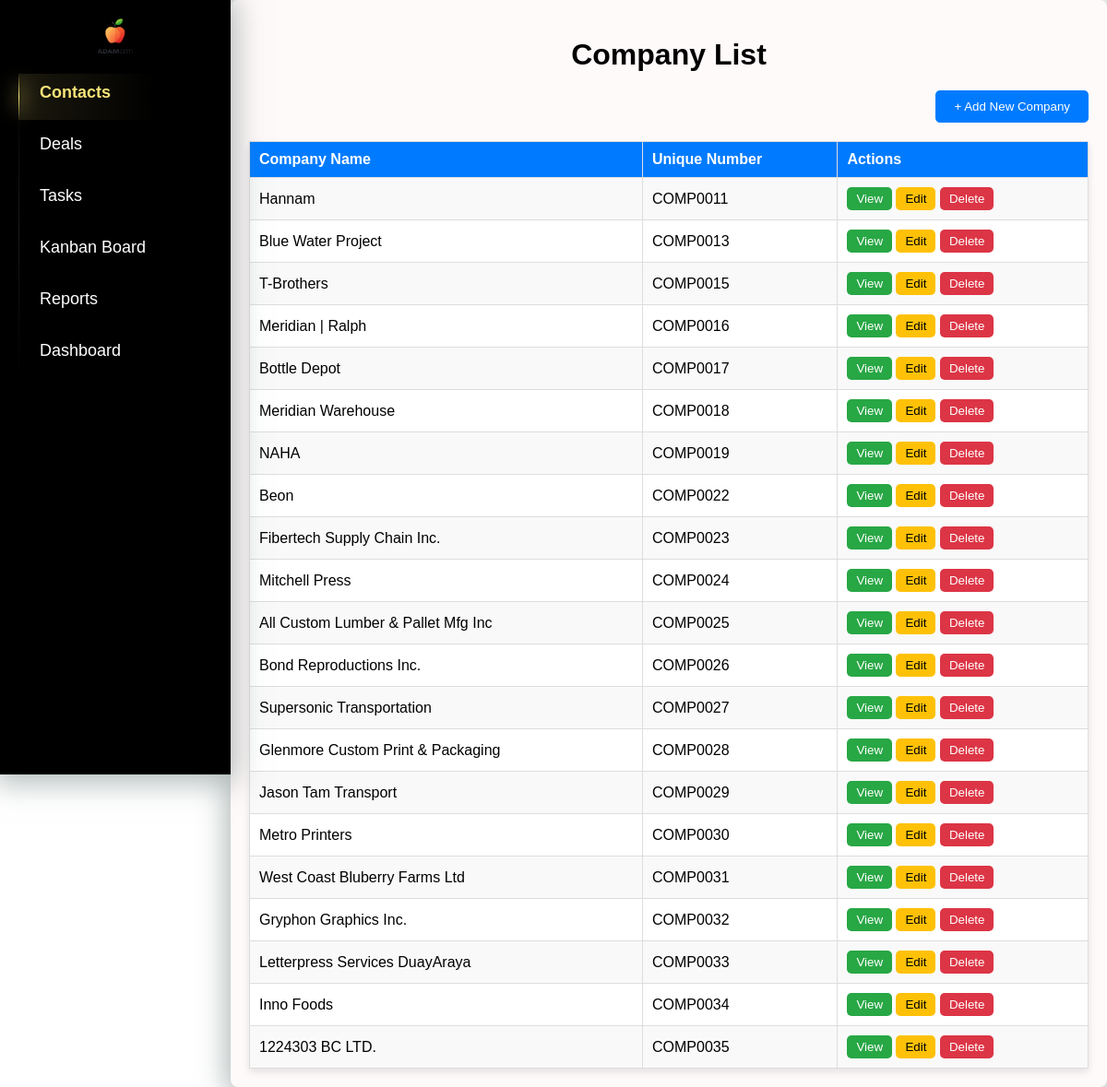
The page /companies/ on the database as committed earlier.
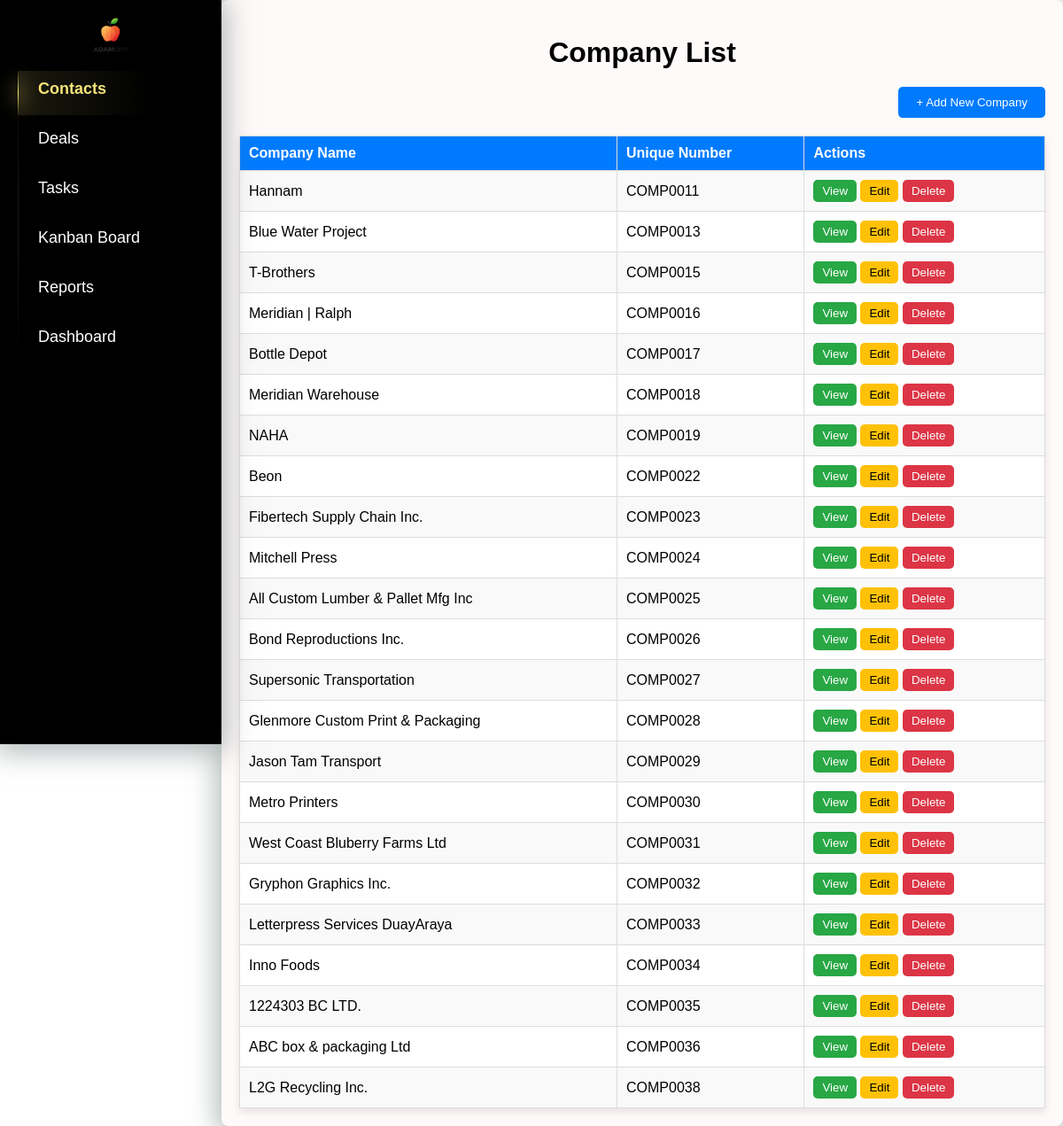
The same page on the database as committed later.
### crm/models.py (models this page shows, shortened)
class Company(models.Model):
    name = models.CharField(max_length=200, unique=True)
    unique_number = models.CharField(max_length=255, unique=True, blank=True, null=True)
    pickup_requested = models.BooleanField(default=False)

### crm/views.py (the view)
# urls.py: path('companies/', views.company_list, name='company_list'),
def company_list(request):
    companies = Company.objects.all()
    return render(request, 'crm/company_ main.html', {'companies': companies})

### crm/templates/crm/company_ main.html (shortened to what this page needs)
{% extends 'crm/index.html' %}
{% block content %}
        <h1 style="text-align: center; margin-bottom: 20px;">Company List</h1>
        <div style="text-align: right; margin-bottom: 20px;">
            <a href="{% url 'add_company' %}" style="text-decoration: none;">
                <button style="padding: 10px 20px; background-color: #007BFF; color: white; border: none; border-radius: 5px; cursor: pointer;">
                    + Add New Company
                </button>
            </a>
        </div>
        <table style="width: 100%; border-collapse: collapse; box-shadow: 0px 4px 8px rgba(0, 0, 0, 0.1);">
            <thead>
                <tr style="background-color: #007BFF; color: white; text-align: left;">
                    <th style="padding: 10px; border: 1px solid #ddd;">Company Name</th>
                    <th style="padding: 10px; border: 1px solid #ddd;">Unique Number</th>
                    <th style="padding: 10px; border: 1px solid #ddd;">Actions</th>
                </tr>
            </thead>
            <tbody>
                {% for company in companies %}
                    <tr style="background-color: {% cycle '#f9f9f9' '#ffffff' %};">
                        <td style="padding: 10px; border: 1px solid #ddd;">{{ company.name }}</td>
                        <td style="padding: 10px; border: 1px solid #ddd;">{{ company.unique_number }}</td>
                        <td style="padding: 10px; border: 1px solid #ddd;">
                            <a href="{% url 'company_detail' company.id %}" style="text-decoration: none;">
                                <button style="padding: 5px 10px; background-color: #28A745; color: white; border: none; border-radius: 5px; cursor: pointer;">View</button>
                            </a>
                            <a href="{% url 'edit_company' company.id %}" style="text-decoration: none;">
                                <button style="padding: 5px 10px; background-color: #FFC107; color: black; border: none; border-radius: 5px; cursor: pointer;">Edit</button>
                            </a>
                            <form action="{% url 'delete_company' company.id %}" method="post" style="display: inline;">
                                <button type="submit" onclick="return confirm('Are you sure you want to delete this company?');"
                                        style="padding: 5px 10px; background-color: #DC3545; color: white; border: none; border-radius: 5px; cursor: pointer;">
                                    Delete
                                </button>
                            </form>
                        </td>
                    </tr>
                {% endfor %}
            </tbody>
        </table>
{% endblock %}

Rows that differ between the two databases and show on the page:
added Company: name "ABC box & packaging Ltd", unique_number "COMP0036"
added Company: name "L2G Recycling Inc.", unique_number "COMP0038"
